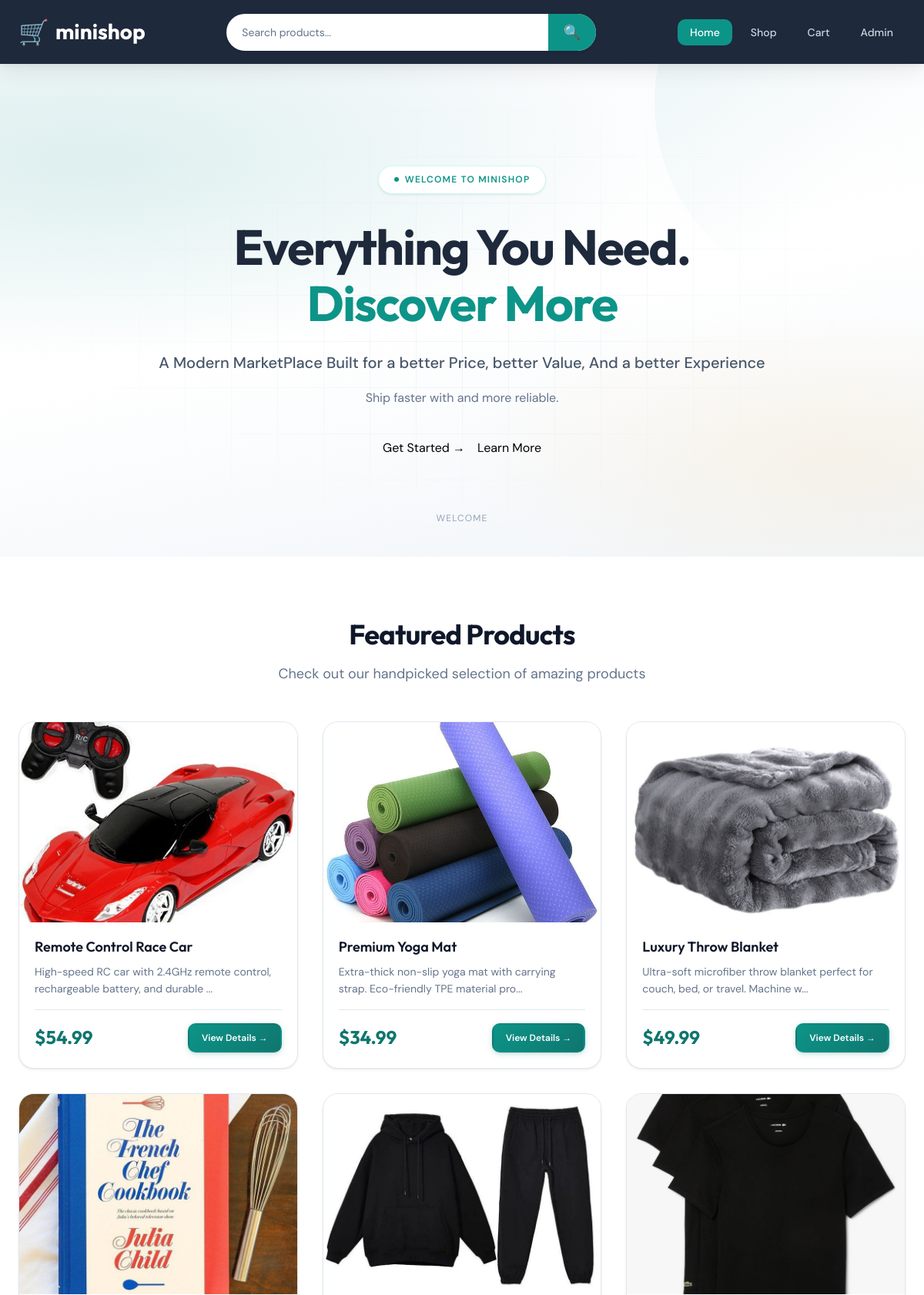
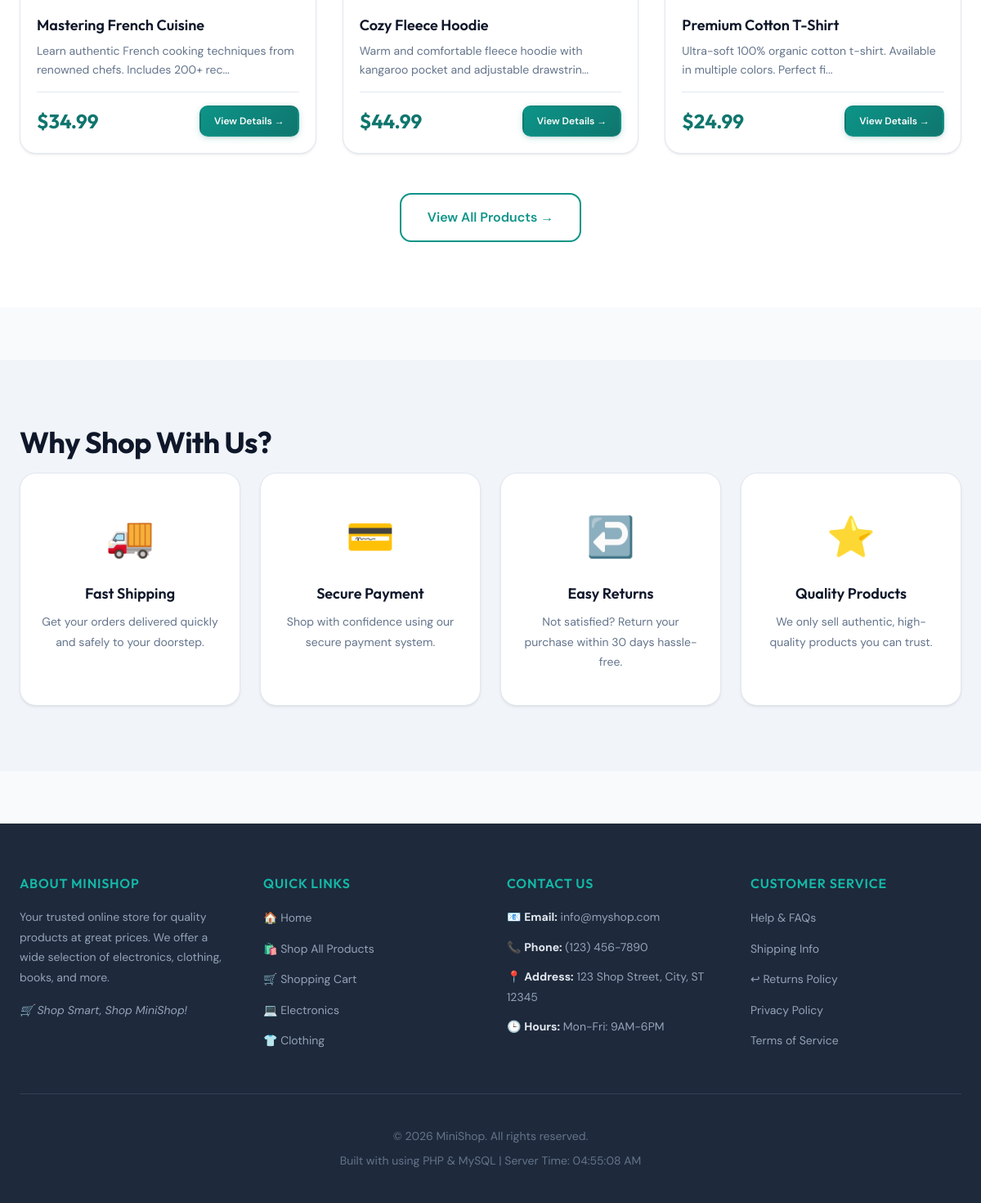
The page / on the database its author committed (2 pictures, top to bottom).
### tables this page shows
CREATE TABLE IF NOT EXISTS products (
    id INT(11) NOT NULL AUTO_INCREMENT,
    category_id INT(11) NOT NULL,
    name VARCHAR(200) NOT NULL,
    price DECIMAL(10, 2) NOT NULL,
    description TEXT,
    image VARCHAR(255) DEFAULT 'placeholder.jpg',
    stock INT(11) NOT NULL DEFAULT 0,
    featured TINYINT(1) DEFAULT 0 COMMENT '1 = featured on homepage, 0 = not featured',
    created_at TIMESTAMP DEFAULT CURRENT_TIMESTAMP,
    PRIMARY KEY (id),
    FOREIGN KEY (category_id) REFERENCES categories(id) ON DELETE CASCADE
);

### index.php (the view, shortened to what this page needs)
<?php
include 'config/db.php';
include 'partials/header.php';
$sql = "SELECT * FROM products WHERE featured = 1 ORDER BY id DESC LIMIT 6";
$result = $conn->query($sql);
?>
<section class="hero">
  <div class="hero-content">
    <span class="hero-tag">Welcome to MiniShop</span>
    <h1 class="hero-title">Everything You Need.<strong> Discover More</strong></h1>
    <p class="hero-subtitle">A Modern MarketPlace Built for a better Price, better Value, And a better Experience</p>
    <p class="hero-description">Ship faster with and more reliable.</p>
    <div class="hero-buttons">
      <button class="hero-btn-primary"><a href="/minishop/shop.php">Get Started <span class="hero-btn-arrow">→</span></a></button>
      <button class="hero-btn-secondary">Learn More</button>
    </div>
  </div>
  <div class="hero-scroll">
    <span>Welcome</span>
  </div>
</section>
<section class="featured-products">
    <div class="container">
        <div class="section-header">
            <h2 class="section-title">Featured Products</h2>
            <p class="section-subtitle">Check out our handpicked selection of amazing products</p>
        </div>
        <div class="product-grid">
            <?php
            if ($result->num_rows > 0) {
                while ($product = $result->fetch_assoc()) {
                    ?>
                    <div class="product-card">
                        <div class="product-image-container">
                            <img
                                src="/minishop/assets/images/<?php echo htmlspecialchars($product['image']); ?>"
                                alt="<?php echo htmlspecialchars($product['name']); ?>"
                                class="product-image"
                                onerror="this.src='/minishop/assets/images/placeholder.jpg'"
                            >
                        </div>
                        <div class="product-info">
                            <h3 class="product-name">
                                <?php echo htmlspecialchars($product['name']); ?>
                            </h3>
                            <p class="product-description">
                                <?php
                                $description = htmlspecialchars($product['description']);
                                echo (strlen($description) > 80) ? substr($description, 0, 80) . '...' : $description;
                                ?>
                            </p>
                            <div class="product-footer">
                                <p class="product-price">
                                    $<?php echo number_format($product['price'], 2); ?>
                                </p>
                                <a
                                    href="/minishop/product.php?id=<?php echo $product['id']; ?>"
                                    class="btn btn-primary btn-small"
                                >
                                    View Details →
                                </a>
                            </div>
                        </div>
                    </div>
                    <?php
                }
            }
            ?>
        </div>
        <div class="section-footer">
            <a href="/minishop/shop.php" class="btn btn-outline btn-large">
                View All Products →
            </a>
        </div>
    </div>
</section>
<section class="features-section">
    <div class="container">
        <h2 class="section-title">Why Shop With Us?</h2>
        <div class="features-grid">
            <div class="feature-card">
                <div class="feature-icon">🚚</div>
                <h3>Fast Shipping</h3>
                <p>Get your orders delivered quickly and safely to your doorstep.</p>
            </div>
            <div class="feature-card">
                <div class="feature-icon">💳</div>
                <h3>Secure Payment</h3>
                <p>Shop with confidence using our secure payment system.</p>
            </div>
            <div class="feature-card">
                <div class="feature-icon">↩️</div>
                <h3>Easy Returns</h3>
                <p>Not satisfied? Return your purchase within 30 days hassle-free.</p>
            </div>
            <div class="feature-card">
                <div class="feature-icon">⭐</div>
                <h3>Quality Products</h3>
                <p>We only sell authentic, high-quality products you can trust.</p>
            </div>
        </div>
    </div>
</section>
<?php
include 'partials/footer.php';
?>

### partials/header.php (shortened to what this page needs)
<?php
$current_page = basename($_SERVER['PHP_SELF']);
?>
<!DOCTYPE html>
<html lang="en">
<head>
    <link rel="stylesheet" href="/minishop/assets/css/style.css">
</head>
<body>
    <header class="main-header">
        <div class="container">
            <div class="header-content">
                <div class="logo">
                    <a href="/minishop/index.php">
                        <span class="logo-icon">🛒</span>
                        minishop
                    </a>
                </div>
                <div class="search-bar">
                    <form action="/minishop/shop.php" method="GET" class="search-form">
                        <input
                            type="text"
                            name="search"
                            placeholder="Search products..."
                            class="search-input"
                            value="<?php echo isset($_GET['search']) ? htmlspecialchars($_GET['search']) : ''; ?>"
                        >
                        <button type="submit" class="search-button">
                            🔍
                        </button>
                    </form>
                </div>
                <nav class="main-nav">
                    <ul>
                        <li>
                            <a href="/minishop/index.php" class="<?php echo ($current_page == 'index.php') ? 'active' : ''; ?>">
                                Home
                            </a>
                        </li>
                        <li>
                            <a href="/minishop/shop.php" class="<?php echo ($current_page == 'shop.php') ? 'active' : ''; ?>">
                                Shop
                            </a>
                        </li>
                        <li>
                            <a href="/minishop/cart.php" class="<?php echo ($current_page == 'cart.php') ? 'active' : ''; ?>">
                                 Cart
                            </a>
                        </li>
                        <li><a href="/minishop/admin/login.php" class="<?php echo ($current_page == 'cart.php') ? 'active' : ''; ?>">Admin</a></li>
                    </ul>
                </nav>
            </div>
        </div>
    </header>
    <main class="main-content">

### partials/footer.php (shortened to what this page needs)
    </main>
    <footer class="main-footer">
        <div class="container">
            <div class="footer-content">
                <div class="footer-section">
                    <h3>About MiniShop</h3>
                    <p>Your trusted online store for quality products at great prices. We offer a wide selection of electronics, clothing, books, and more.</p>
                    <p class="footer-tagline">🛒 Shop Smart, Shop MiniShop!</p>
                </div>
                <div class="footer-section">
                    <h3>Quick Links</h3>
                    <ul class="footer-links">
                        <li><a href="/minishop/index.php">🏠 Home</a></li>
                        <li><a href="/minishop/shop.php">🛍️ Shop All Products</a></li>
                        <li><a href="/minishop/cart.php">🛒 Shopping Cart</a></li>
                        <li><a href="/minishop/shop.php?category=1">💻 Electronics</a></li>
                        <li><a href="/minishop/shop.php?category=2">👕 Clothing</a></li>
                    </ul>
                </div>
                <div class="footer-section">
                    <h3>Contact Us</h3>
                    <ul class="footer-contact">
                        <li>📧 <strong>Email:</strong> info@myshop.com</li>
                        <li>📞 <strong>Phone:</strong> (123) 456-7890</li>
                        <li>📍 <strong>Address:</strong> 123 Shop Street, City, ST 12345</li>
                        <li>🕒 <strong>Hours:</strong> Mon-Fri: 9AM-6PM</li>
                    </ul>
                </div>
                <div class="footer-section">
                    <h3>Customer Service</h3>
                    <ul class="footer-links">
                        <li><a href="#"> Help & FAQs</a></li>
                        <li><a href="#"> Shipping Info</a></li>
                        <li><a href="#">↩ Returns Policy</a></li>
                        <li><a href="#"> Privacy Policy</a></li>
                        <li><a href="#"> Terms of Service</a></li>
                    </ul>
                </div>
            </div>
            <div class="footer-bottom">
                <div class="footer-bottom-content">
                    <p>&copy; <?php echo date('Y'); ?> MiniShop. All rights reserved.</p>
                    <p class="footer-credits">
                        Built with using PHP & MySQL |
                        <span id="current-time"></span>
                    </p>
                </div>
            </div>
        </div>
    </footer>
</body>
</html>

### rows shown on the page
products: image (picture), name "Remote Control Race Car", description "High-speed RC car with 2.4GHz remote control, rechargeable battery, and durable", price "54.99"
products: image (picture), name "Premium Yoga Mat", description "Extra-thick non-slip yoga mat with carrying strap. Eco-friendly TPE material pro", price "34.99"
products: image (picture), name "Luxury Throw Blanket", description "Ultra-soft microfiber throw blanket perfect for couch, bed, or travel. Machine w", price "49.99"
products: image (picture), name "Mastering French Cuisine", description "Learn authentic French cooking techniques from renowned chefs. Includes 200+ rec", price "34.99"
products: image (picture), name "Cozy Fleece Hoodie", description "Warm and comfortable fleece hoodie with kangaroo pocket and adjustable drawstrin", price "44.99"
products: image (picture), name "Premium Cotton T-Shirt", description "Ultra-soft 100% organic cotton t-shirt. Available in multiple colors. Perfect fi", price "24.99"
